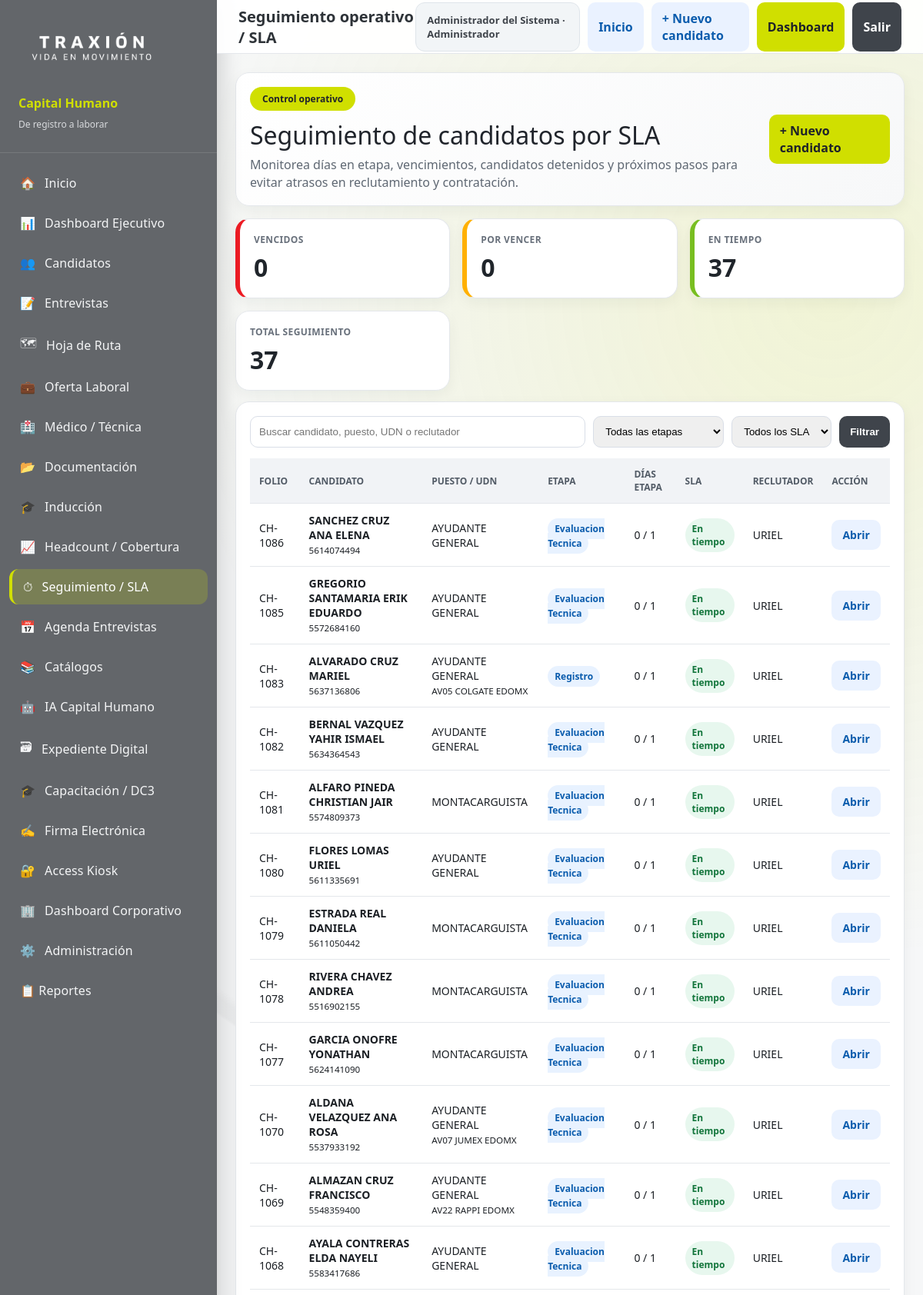
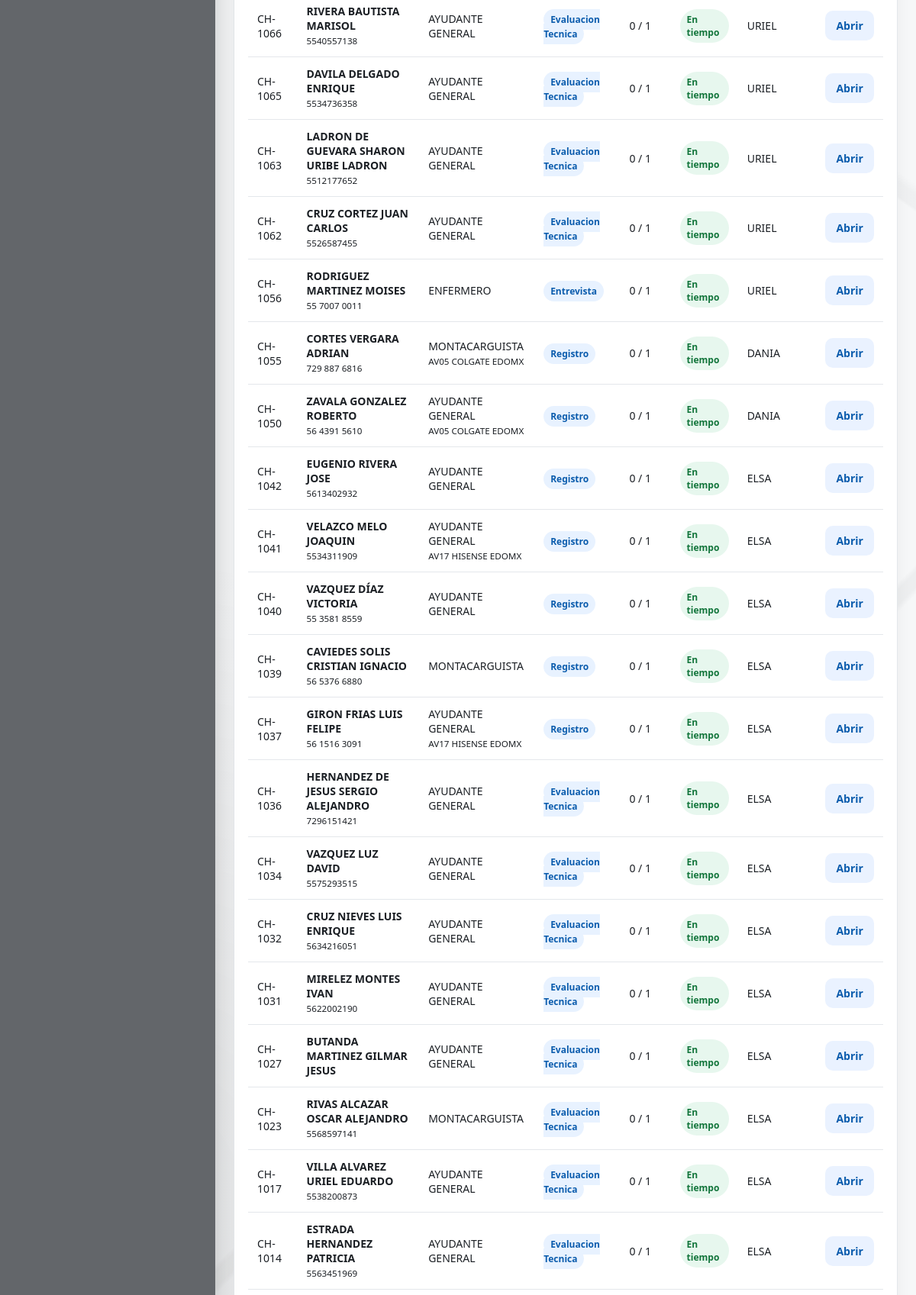
The page /seguimiento (signed in, upper part) on the database its author committed (2 pictures, top to bottom).
### tables this page shows
CREATE TABLE candidatos(
            id INTEGER PRIMARY KEY AUTOINCREMENT,
            folio TEXT UNIQUE,
            nombre TEXT NOT NULL,
            telefono TEXT,
            email TEXT,
            region TEXT,
            localidad TEXT,
            udn TEXT,
            puesto TEXT,
            reclutador TEXT,
            etapa TEXT DEFAULT 'Registro',
            estatus_macro TEXT DEFAULT 'Reclutamiento',
            fecha_entrevista TEXT,
            fecha_registro TEXT,
            fecha_actualizacion TEXT,
            motivo_rechazo TEXT,
            comentarios TEXT
        );

### app.py (the view)
@app.route("/seguimiento")
def seguimiento():
    q = request.args.get("q", "").strip()
    etapa = request.args.get("etapa", "").strip()
    rows = candidatos_por_modulo(etapa=etapa if etapa else None, q=q)
    rows = [r for r in rows if r["etapa"] != "Activo"]
    enriched = enriquecer_candidatos(rows)
    color = request.args.get("sla", "").strip()
    if color:
        enriched = [r for r in enriched if r["sla_color"] == color]
    resumen = seguimiento_resumen()
    return render_template("seguimiento.html", active="seguimiento", rows=enriched, q=q, etapas=ETAPAS, etapa_sel=etapa, sla_sel=color, resumen=resumen)

### app.py (called while the page is built)
def get_conn():
    conn = sqlite3.connect(DB_PATH)
    conn.row_factory = sqlite3.Row
    return conn

def query(sql, params=(), one=False):
    with get_conn() as conn:
        cur = conn.cursor(); cur.execute(sql, params); rows = cur.fetchall()
        return (rows[0] if rows else None) if one else rows

def is_logged_in():
    return bool(session.get("user_id"))

def current_user():
    if not session.get("user_id"):
        return None
    return {
        "id": session.get("user_id"),
        "nombre": session.get("nombre", ""),
        "usuario": session.get("usuario", ""),
        "rol": session.get("rol", "Consulta"),
        "udn_permitidas": session.get("udn_permitidas", "TODAS"),
    }

@app.context_processor
def inject_user():
    return {"current_user": current_user()}

@app.before_request
def require_login_global():
    endpoint = request.endpoint or ""
    if endpoint in PUBLIC_ENDPOINTS or endpoint.startswith("static"):
        return None
    if not is_logged_in():
        return redirect(url_for("login", next=request.path))
    return None

def parse_fecha(valor):
    if not valor:
        return None
    txt = str(valor).strip()
    for fmt in ["%Y-%m-%d %H:%M:%S", "%Y-%m-%d", "%d/%m/%Y", "%d/%m/%Y %H:%M:%S"]:
        try:
            return datetime.strptime(txt[:19] if fmt.endswith('%S') else txt[:10], fmt)
        except Exception:
            pass
    try:
        return pd.to_datetime(txt).to_pydatetime()
    except Exception:
        return None

def dias_en_etapa(c):
    base = parse_fecha(c["fecha_actualizacion"] or c["fecha_registro"])
    if not base:
        return 0
    return max(0, (datetime.now() - base).days)

def sla_estado(c):
    etapa = c["etapa"] or "Registro"
    limite = SLA_DIAS.get(etapa, 1)
    dias = dias_en_etapa(c)
    if etapa == "Activo":
        return {"color": "verde", "texto": "Finalizado", "dias": dias, "limite": limite}
    if dias > limite:
        return {"color": "rojo", "texto": f"Vencido {dias-limite} día(s)", "dias": dias, "limite": limite}
    if dias == limite:
        return {"color": "amarillo", "texto": "Por vencer", "dias": dias, "limite": limite}
    return {"color": "verde", "texto": "En tiempo", "dias": dias, "limite": limite}

def enriquecer_candidatos(rows):
    out = []
    for r in rows:
        d = dict(r)
        s = sla_estado(r)
        d.update({"sla_color": s["color"], "sla_texto": s["texto"], "dias_etapa": s["dias"], "sla_limite": s["limite"]})
        out.append(d)
    return out

### templates/seguimiento.html (shortened to what this page needs)
{% extends 'base.html' %}
{% set active='seguimiento' %}
{% set page_title='Seguimiento operativo / SLA' %}
{% block content %}
<div class="module-hero card">
  <div><span class="pill">Control operativo</span><h2>Seguimiento de candidatos por SLA</h2><p>Monitorea días en etapa, vencimientos, candidatos detenidos y próximos pasos para evitar atrasos en reclutamiento y contratación.</p></div>
  <a class="btn primary" href="{{ url_for('candidato_nuevo') }}">+ Nuevo candidato</a>
</div>
<section class="kpis compact-kpis">
  <a class="card kpi alert-card red" href="{{ url_for('seguimiento', sla='rojo') }}"><div class="label">Vencidos</div><div class="value">{{ resumen.vencidos }}</div></a>
  <a class="card kpi alert-card amber" href="{{ url_for('seguimiento', sla='amarillo') }}"><div class="label">Por vencer</div><div class="value">{{ resumen.por_vencer }}</div></a>
  <a class="card kpi alert-card green" href="{{ url_for('seguimiento', sla='verde') }}"><div class="label">En tiempo</div><div class="value">{{ resumen.en_tiempo }}</div></a>
  <div class="card kpi"><div class="label">Total seguimiento</div><div class="value">{{ resumen.total }}</div></div>
</section>
<div class="card">
  <form method="get" style="display:flex;gap:10px;margin-bottom:14px;flex-wrap:wrap">
    <input name="q" value="{{ q }}" placeholder="Buscar candidato, puesto, UDN o reclutador" style="flex:1;min-width:260px;border:1px solid #d9dee7;border-radius:10px;padding:11px">
    <select name="etapa" style="border:1px solid #d9dee7;border-radius:10px;padding:11px"><option value="">Todas las etapas</option></select>
    <select name="sla" style="border:1px solid #d9dee7;border-radius:10px;padding:11px"><option value="">Todos los SLA</option></select>
    <button class="btn dark">Filtrar</button>
  </form>
  <table><thead><tr><th>Folio</th><th>Candidato</th><th>Puesto / UDN</th><th>Etapa</th><th>Días etapa</th><th>SLA</th><th>Reclutador</th><th>Acción</th></tr></thead><tbody>
    {% for c in rows %}<tr><td>{{ c.folio }}</td><td><b style="font-weight:600">{{ c.nombre }}</b><br><small>{{ c.telefono or '' }}</small></td><td>{{ c.puesto }}<br><small>{{ c.udn }}</small></td><td><span class="tag {{ c.estatus_macro|lower }}">{{ c.etapa }}</span></td><td>{{ c.dias_etapa }} / {{ c.sla_limite }}</td><td><span class="sla-badge {{ c.sla_color }}">{{ c.sla_texto }}</span></td><td>{{ c.reclutador }}</td><td><a class="btn blue" href="{{ url_for('candidato_detalle', candidato_id=c.id) }}">Abrir</a></td></tr>{% endfor %}
  </tbody></table>
</div>
{% endblock %}

### static/css/app.css (style rules this page uses)
:root { --lime:#D0DF00; --lime-2:#E3E935; --olive:#B5BD00; --gray-10:#63666A; --gray-7:#97999B; --gray-2:#D0D0CE; --ink:#1B1F24; --paper:#FFFFFF; --bg:#F6F7F8; --line:#E4E7EB; --red:#ED1C24; --amber:#FFB000; --green:#78BE20; }
* { box-sizing:border-box }
body { margin:0; font-family:"Segoe UI",Arial,sans-serif; background:var(--bg); color:var(--ink); font-weight:400; }
body:before { content:""; position:fixed;inset:0;pointer-events:none;z-index:-1; background: linear-gradient(135deg,transparent 0 72%,rgba(99,102,106,.06) 72.2% 72.6%,transparent 72.8%), linear-gradient(35deg,transparent 0 58%,rgba(151,153,155,.07) 58.1% 58.5%,transparent 58.8%), radial-gradient(circle at 90% 10%,rgba(208,223,0,.14),transparent 24%), radial-gradient(circle at 14% 85%,rgba(99,102,106,.08),transparent 25%); }
.btn { display:inline-flex;align-items:center;justify-content:center;gap:8px;border:0;background:#EEF1F4;color:#17202a;padding:10px 14px;border-radius:10px;font-weight:600;text-decoration:none;cursor:pointer }
.btn.primary { background:var(--lime);color:#1E2229 }
.btn.dark { background:#63666A;color:white }
.btn.blue { background:#EAF2FF;color:#0B5CAD }
.kpis { display:grid;grid-template-columns:repeat(6,1fr);gap:16px;margin:20px 0 }
.card { background:white;border:1px solid var(--line);border-radius:18px;padding:18px;box-shadow:0 6px 18px rgba(23,32,42,.05) }
.kpi .label { font-size:12px;color:#68707B;font-weight:600;text-transform:uppercase;letter-spacing:.4px }
.kpi .value { font-size:32px;font-weight:600;margin-top:6px;color:#20252B }
table { width:100%;border-collapse:collapse;background:white }
th { background:#F1F3F6;text-align:left;font-size:12px;text-transform:uppercase;color:#525B66;padding:12px;font-weight:600 }
td { border-top:1px solid var(--line);padding:12px;font-size:14px }
.tag { padding:5px 9px;border-radius:999px;font-size:12px;font-weight:600 }
.tag.reclutamiento { background:#E8F2FF;color:#0B5CAD }
@media (max-width:1250px) { .kpis { grid-template-columns:repeat(3,1fr) } }
.module-hero { display:flex;justify-content:space-between;align-items:center;gap:16px;margin-bottom:16px;background:linear-gradient(135deg,#fff,#f7f8f9) }
.module-hero h2 { margin:10px 0 6px;font-weight:500;font-size:32px;color:#20242b }
.module-hero p { margin:0;color:#5f6873;max-width:760px;line-height:1.45 }
.pill { display:inline-block;background:#d0df00;border-radius:18px;padding:7px 16px;font-weight:700;font-size:12px;color:#20242b }
.compact-kpis { margin-top:12px;margin-bottom:14px }
.alert-card { text-decoration:none;color:inherit;border-left:6px solid var(--line) }
.alert-card.red { border-left-color:var(--red) }
.alert-card.amber { border-left-color:var(--amber) }
.alert-card.green { border-left-color:var(--green) }
.sla-badge { display:inline-flex;padding:5px 9px;border-radius:999px;font-size:12px;font-weight:700 }
.sla-badge.verde { background:#e7f7ee;color:#12753b }
.btn.dark { background:#3f444b;color:#fff }

### rows shown on the page
candidatos: folio "CH-1086", nombre "SANCHEZ CRUZ ANA ELENA", telefono "5614074494", puesto "AYUDANTE GENERAL", etapa "Evaluacion Tecnica", dias_etapa "0", sla_limite "1", sla_texto "En tiempo", reclutador "URIEL"
candidatos: folio "CH-1085", nombre "GREGORIO SANTAMARIA ERIK EDUARDO", telefono "5572684160", puesto "AYUDANTE GENERAL", etapa "Evaluacion Tecnica", dias_etapa "0", sla_limite "1", sla_texto "En tiempo", reclutador "URIEL"
candidatos: folio "CH-1083", nombre "ALVARADO CRUZ MARIEL", telefono "5637136806", puesto "AYUDANTE GENERAL", udn "AV05 COLGATE EDOMX", etapa "Registro", dias_etapa "0", sla_limite "1", sla_texto "En tiempo", reclutador "URIEL"
candidatos: folio "CH-1082", nombre "BERNAL VAZQUEZ YAHIR ISMAEL", telefono "5634364543", puesto "AYUDANTE GENERAL", etapa "Evaluacion Tecnica", dias_etapa "0", sla_limite "1", sla_texto "En tiempo", reclutador "URIEL"
candidatos: folio "CH-1081", nombre "ALFARO PINEDA CHRISTIAN JAIR", telefono "5574809373", puesto "MONTACARGUISTA", etapa "Evaluacion Tecnica", dias_etapa "0", sla_limite "1", sla_texto "En tiempo", reclutador "URIEL"
candidatos: folio "CH-1080", nombre "FLORES LOMAS URIEL", telefono "5611335691", puesto "AYUDANTE GENERAL", etapa "Evaluacion Tecnica", dias_etapa "0", sla_limite "1", sla_texto "En tiempo", reclutador "URIEL"
candidatos: folio "CH-1079", nombre "ESTRADA REAL DANIELA", telefono "5611050442", puesto "MONTACARGUISTA", etapa "Evaluacion Tecnica", dias_etapa "0", sla_limite "1", sla_texto "En tiempo", reclutador "URIEL"
candidatos: folio "CH-1078", nombre "RIVERA CHAVEZ ANDREA", telefono "5516902155", puesto "MONTACARGUISTA", etapa "Evaluacion Tecnica", dias_etapa "0", sla_limite "1", sla_texto "En tiempo", reclutador "URIEL"
candidatos: folio "CH-1077", nombre "GARCIA ONOFRE YONATHAN", telefono "5624141090", puesto "MONTACARGUISTA", etapa "Evaluacion Tecnica", dias_etapa "0", sla_limite "1", sla_texto "En tiempo", reclutador "URIEL"
candidatos: folio "CH-1070", nombre "ALDANA VELAZQUEZ ANA ROSA", telefono "5537933192", puesto "AYUDANTE GENERAL", udn "AV07 JUMEX EDOMX", etapa "Evaluacion Tecnica", dias_etapa "0", sla_limite "1", sla_texto "En tiempo", reclutador "URIEL"
candidatos: folio "CH-1069", nombre "ALMAZAN CRUZ FRANCISCO", telefono "5548359400", puesto "AYUDANTE GENERAL", udn "AV22 RAPPI EDOMX", etapa "Evaluacion Tecnica", dias_etapa "0", sla_limite "1", sla_texto "En tiempo", reclutador "URIEL"
candidatos: folio "CH-1068", nombre "AYALA CONTRERAS ELDA NAYELI", telefono "5583417686", puesto "AYUDANTE GENERAL", etapa "Evaluacion Tecnica", dias_etapa "0", sla_limite "1", sla_texto "En tiempo", reclutador "URIEL"
candidatos: folio "CH-1066", nombre "RIVERA BAUTISTA MARISOL", telefono "5540557138", puesto "AYUDANTE GENERAL", etapa "Evaluacion Tecnica", dias_etapa "0", sla_limite "1", sla_texto "En tiempo", reclutador "URIEL"
candidatos: folio "CH-1065", nombre "DAVILA DELGADO ENRIQUE", telefono "5534736358", puesto "AYUDANTE GENERAL", etapa "Evaluacion Tecnica", dias_etapa "0", sla_limite "1", sla_texto "En tiempo", reclutador "URIEL"
candidatos: folio "CH-1063", nombre "LADRON DE GUEVARA SHARON URIBE LADRON", telefono "5512177652", puesto "AYUDANTE GENERAL", etapa "Evaluacion Tecnica", dias_etapa "0", sla_limite "1", sla_texto "En tiempo", reclutador "URIEL"
candidatos: folio "CH-1062", nombre "CRUZ CORTEZ JUAN CARLOS", telefono "5526587455", puesto "AYUDANTE GENERAL", etapa "Evaluacion Tecnica", dias_etapa "0", sla_limite "1", sla_texto "En tiempo", reclutador "URIEL"
candidatos: folio "CH-1056", nombre "RODRIGUEZ MARTINEZ MOISES", telefono "55 7007 0011", puesto "ENFERMERO", etapa "Entrevista", dias_etapa "0", sla_limite "1", sla_texto "En tiempo", reclutador "URIEL"
candidatos: folio "CH-1055", nombre "CORTES VERGARA ADRIAN", telefono "729 887 6816", puesto "MONTACARGUISTA", udn "AV05 COLGATE EDOMX", etapa "Registro", dias_etapa "0", sla_limite "1", sla_texto "En tiempo", reclutador "DANIA"
candidatos: folio "CH-1050", nombre "ZAVALA GONZALEZ ROBERTO", telefono "56 4391 5610", puesto "AYUDANTE GENERAL", udn "AV05 COLGATE EDOMX", etapa "Registro", dias_etapa "0", sla_limite "1", sla_texto "En tiempo", reclutador "DANIA"
candidatos: folio "CH-1042", nombre "EUGENIO RIVERA JOSE", telefono "5613402932", puesto "AYUDANTE GENERAL", etapa "Registro", dias_etapa "0", sla_limite "1", sla_texto "En tiempo", reclutador "ELSA"
candidatos: folio "CH-1041", nombre "VELAZCO MELO JOAQUIN", telefono "5534311909", puesto "AYUDANTE GENERAL", udn "AV17 HISENSE EDOMX", etapa "Registro", dias_etapa "0", sla_limite "1", sla_texto "En tiempo", reclutador "ELSA"
candidatos: folio "CH-1040", nombre "VAZQUEZ DÍAZ VICTORIA", telefono "55 3581 8559", puesto "AYUDANTE GENERAL", etapa "Registro", dias_etapa "0", sla_limite "1", sla_texto "En tiempo", reclutador "ELSA"
candidatos: folio "CH-1039", nombre "CAVIEDES SOLIS CRISTIAN IGNACIO", telefono "56 5376 6880", puesto "MONTACARGUISTA", etapa "Registro", dias_etapa "0", sla_limite "1", sla_texto "En tiempo", reclutador "ELSA"
candidatos: folio "CH-1037", nombre "GIRON FRIAS LUIS FELIPE", telefono "56 1516 3091", puesto "AYUDANTE GENERAL", udn "AV17 HISENSE EDOMX", etapa "Registro", dias_etapa "0", sla_limite "1", sla_texto "En tiempo", reclutador "ELSA"
candidatos: folio "CH-1036", nombre "HERNANDEZ DE JESUS SERGIO ALEJANDRO", telefono "7296151421", puesto "AYUDANTE GENERAL", etapa "Evaluacion Tecnica", dias_etapa "0", sla_limite "1", sla_texto "En tiempo", reclutador "ELSA"
candidatos: folio "CH-1034", nombre "VAZQUEZ LUZ DAVID", telefono "5575293515", puesto "AYUDANTE GENERAL", etapa "Evaluacion Tecnica", dias_etapa "0", sla_limite "1", sla_texto "En tiempo", reclutador "ELSA"
candidatos: folio "CH-1032", nombre "CRUZ NIEVES LUIS ENRIQUE", telefono "5634216051", puesto "AYUDANTE GENERAL", etapa "Evaluacion Tecnica", dias_etapa "0", sla_limite "1", sla_texto "En tiempo", reclutador "ELSA"
candidatos: folio "CH-1031", nombre "MIRELEZ MONTES IVAN", telefono "5622002190", puesto "AYUDANTE GENERAL", etapa "Evaluacion Tecnica", dias_etapa "0", sla_limite "1", sla_texto "En tiempo", reclutador "ELSA"
candidatos: folio "CH-1027", nombre "BUTANDA MARTINEZ GILMAR JESUS", puesto "AYUDANTE GENERAL", etapa "Evaluacion Tecnica", dias_etapa "0", sla_limite "1", sla_texto "En tiempo", reclutador "ELSA"
candidatos: folio "CH-1023", nombre "RIVAS ALCAZAR OSCAR ALEJANDRO", telefono "5568597141", puesto "MONTACARGUISTA", etapa "Evaluacion Tecnica", dias_etapa "0", sla_limite "1", sla_texto "En tiempo", reclutador "ELSA"
candidatos: folio "CH-1017", nombre "VILLA ALVAREZ URIEL EDUARDO", telefono "5538200873", puesto "AYUDANTE GENERAL", etapa "Evaluacion Tecnica", dias_etapa "0", sla_limite "1", sla_texto "En tiempo", reclutador "ELSA"
candidatos: folio "CH-1014", nombre "ESTRADA HERNANDEZ PATRICIA", telefono "5563451969", puesto "AYUDANTE GENERAL", etapa "Evaluacion Tecnica", dias_etapa "0", sla_limite "1", sla_texto "En tiempo", reclutador "ELSA"

### other values the page prints
{{ ico }} "🏠" "📊" "👥" "📝" "🗺" "💼" "🏥" "📂" "🎓" "📈" "⏱" "📅" "📚" "🤖" "🗃" "🎓" "✍️" "🔐" "🏢" "⚙️"
{{ txt }} "Inicio" "Dashboard Ejecutivo" "Candidatos" "Entrevistas" "Hoja de Ruta" "Oferta Laboral" "Médico / Técnica" "Documentación" "Inducción" "Headcount / Cobertura" "Seguimiento / SLA" "Agenda Entrevistas" "Catálogos" "IA Capital Humano" "Expediente Digital" "Capacitación / DC3" "Firma Electrónica" "Access Kiosk" "Dashboard Corporativo" "Administración"
{{ page_title or 'Plataforma Integral de Capital Humano' }} "Seguimiento operativo / SLA"
{{ current_user.nombre }} "Administrador del Sistema"
{{ current_user.rol }} "Administrador"
{{ resumen.vencidos }} "0"
{{ resumen.por_vencer }} "0"
{{ resumen.en_tiempo }} "37"
{{ resumen.total }} "37"
